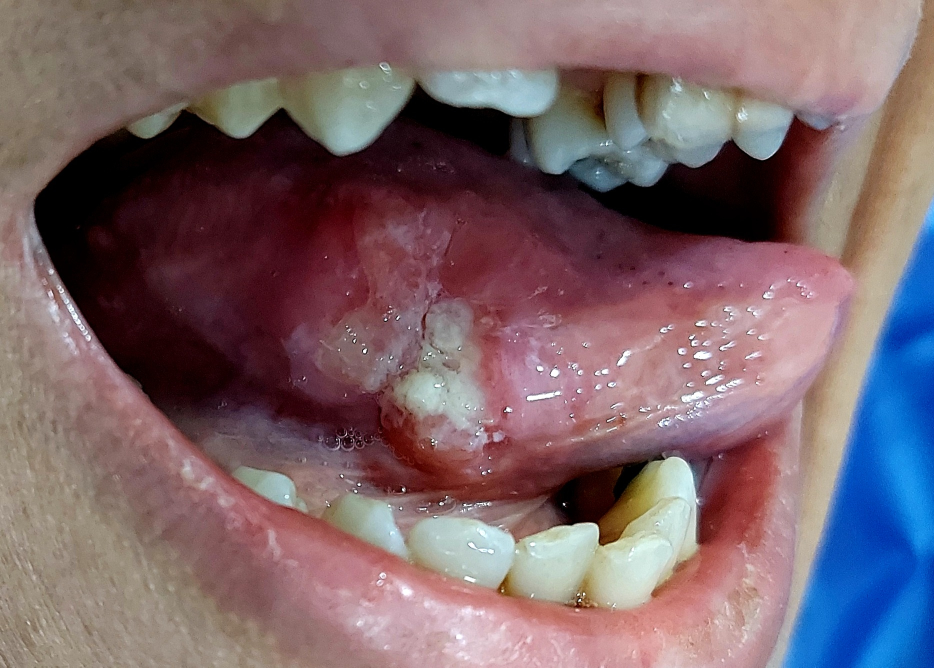
#> input picture code/sample_imgs/1ca83cc9-20221210_181957.jpg, 1868 x 1335 px (shown at 1/2 size); its folder holds only this picture in this run
$ jupyter execute --allow-errors vit.ipynb
#> lines starting #> are read from the running program, lines starting #| are printed output that depends on the picture
[cell 1]
import os
from dotenv import load_dotenv
import time
load_dotenv()

api_key = os.getenv('GOOGLE_API_KEY')

[cell 2]
import google.generativeai as genai
from google.generativeai.generative_models  import ChatSession
from google.generativeai.types.file_types import File

[cell 3]
safety_config = [
    {
        "category": "HARM_CATEGORY_DANGEROUS",
        "threshold": "BLOCK_NONE",
    },
    {
        "category": "HARM_CATEGORY_HARASSMENT",
        "threshold": "BLOCK_NONE",
    },
    {
        "category": "HARM_CATEGORY_HATE_SPEECH",
        "threshold": "BLOCK_NONE",
    },
    {
        "category": "HARM_CATEGORY_SEXUALLY_EXPLICIT",
        "threshold": "BLOCK_NONE",
    },
    {
        "category": "HARM_CATEGORY_DANGEROUS_CONTENT",
        "threshold": "BLOCK_NONE",
    },
]

#> (a cell that did not finish here is left out)

[cell 5]
from IPython.display import display
from IPython.display import Markdown, Image
import textwrap

def to_markdown(text):
  text = text.replace('•', '  *')
  return Markdown(textwrap.indent(text, '> ', predicate=lambda _: True))

[cell 6]
files = os.listdir('sample_imgs')

[cell 7]
images = [f for f in files if f.endswith('.jpg')]
images

#> (a cell that did not finish here is left out)

[cell 9]
image = 'sample_imgs/' + images[0]

[cell 10]
from PIL import Image

base_width = 300
img = Image.open(image)
#> img is the input picture: PIL image 1868x1335 RGB; mean R, G, B 122.7, 101, 106.5
print(img.size)
#| (1868, 1335)
wpercent = (base_width / float(img.size[0]))
#> wpercent = 0.161
hsize = int((float(img.size[1]) * float(wpercent)))
#> hsize = 214
img = img.resize((base_width, hsize), Image.Resampling.LANCZOS)
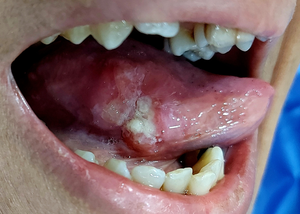
#> img: PIL image 300x214 RGB; mean R, G, B 122.7, 101, 106.5
display(img)

[cell 11]
img.size
#> Out = (300, 214)


$ run again, on code/sample_imgs/8aae40ca-IMG_20190614_202031.jpg
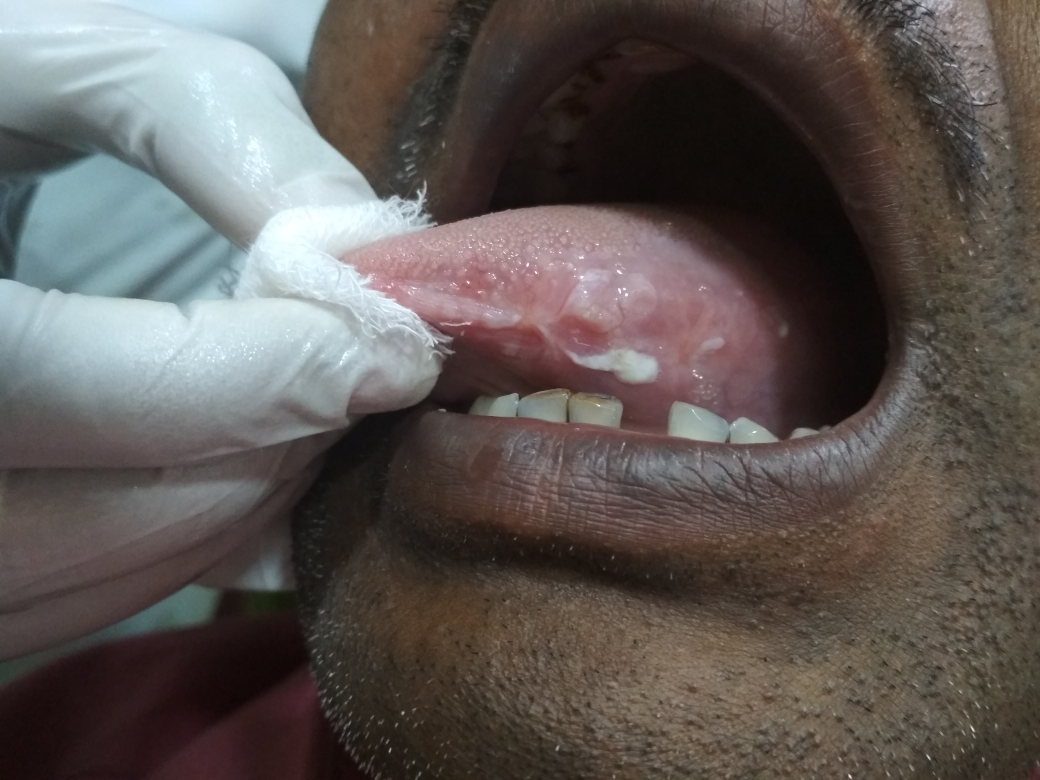
#> input picture code/sample_imgs/8aae40ca-IMG_20190614_202031.jpg, 4160 x 3120 px (shown at 1/4 size)
#> img is the input picture: PIL image 4160x3120 RGB; mean R, G, B 94.4, 87.8, 84.6
#| (4160, 3120)
#> `img = img.resize((base_width, hsize), Image.Resampling.LANCZOS)`:
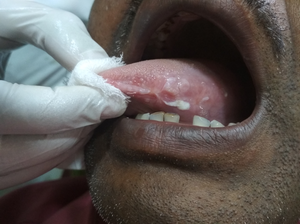
#> img: PIL image 300x224 RGB; mean R, G, B 94.3, 87.8, 84.5
